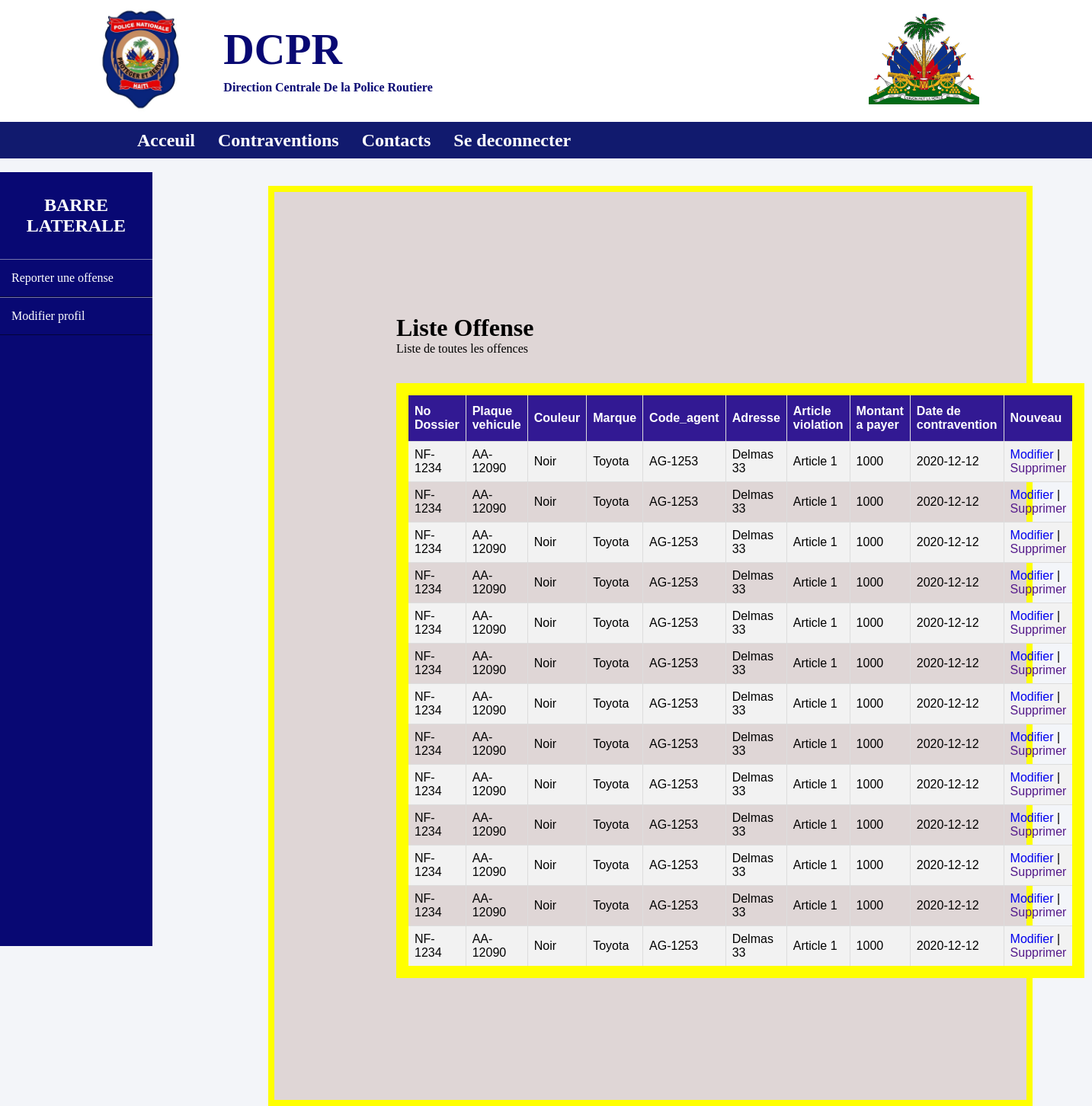
Screenshot of /listoffense.php with the database file from the repository.
### tables this page shows
CREATE TABLE `contravention` (
  `No_Fiche` int(11) NOT NULL,
  `No_Dossier` varchar(50) NOT NULL,
  `Plaque_vehicule` varchar(50) NOT NULL,
  `Couleur` varchar(50) NOT NULL,
  `Marque` varchar(50) NOT NULL,
  `Code_agent` varchar(50) NOT NULL,
  `Adresse` varchar(100) NOT NULL,
  `Article_violation` varchar(50) NOT NULL,
  `Montant_a_payer` float NOT NULL,
  `Date_contravention` date NOT NULL
);

### Contravention/contravention_queries.php (called while the page is built, shortened)
<?php
    function Select_contraventions()
    {
        $mysqli = use_mysqli();
        $sql = "SELECT * FROM contravention";
        $result = $mysqli -> query($sql);
        $tab = $result -> fetch_all(MYSQLI_ASSOC);
        return $tab;
    }
?>

### listoffense.php (the view, shortened to what this page needs)
<?php
     include("Page_gestion.php");
     include_once(__DIR__.'\Contravention\contravention_queries.php');
?>
<!DOCTYPE html>
<html lang="en">
<head>
    <link rel="stylesheet" type="text/css" href="listoffense.css">
</head>
<body>
  <div class="boxer">
    <h1>Liste Offense</h1>
    <p>Liste de toutes les offences</p>
    <br><br>
    <table>
        <tr>
          <th>No Dossier</th>
          <th>Plaque vehicule</th>
          <th>Couleur</th>
          <th>Marque</th>
          <th>Code_agent</th>
          <th>Adresse</th>
          <th>Article violation</th>
          <th>Montant a payer</th>
          <th> Date de contravention</th>
          <th><a href="./Contravention/contravention.php">Nouveau</a></th>
          <?php
               $tab= Select_contraventions();
               foreach($tab as $r){
                 ?>
                  <tr>
                    <td> <?php echo ($r['No_Dossier']); ?></td>
                    <td> <?php echo ($r['Plaque_vehicule']); ?></td>
                    <td> <?php echo ($r['Couleur']); ?></td>
                    <td> <?php echo ($r['Marque']); ?></td>
                    <td> <?php echo ($r['Code_agent']); ?></td>
                    <td> <?php echo ($r['Adresse']); ?></td>
                    <td> <?php echo ($r['Article_violation']); ?></td>
                    <td> <?php echo ($r['Montant_a_payer']); ?></td>
                    <td> <?php echo ($r['Date_contravention']); ?></td>
                    <td>
                      <a href="modifier.php?No_Fiche=<?php echo($r['No_Fiche']); ?>">Modifier</a> |
                      <a href="">Supprimer</a>
                    </td>
                  </tr>
                  <?php }?>
                </tr>
              </table>
            </div>
          </body>
</html>

### Page_gestion.php (shortened to what this page needs)
<!DOCTYPE html>
<html lang="en">
    <link rel="stylesheet" href="page_gestion.css">
    <link rel="stylesheet" href="replicanav_acceuil.css">
</head>
<body>
       <div class="header">
        <div class="center_element">
           <div class="police_logo">
               <img src="./images/Logo PNH.jpg" alt="police logo">
            </div>
            <div class="title1">
                <h2>
                    DCPR
                </h2>
                <span>
                    Direction Centrale De la Police Routiere
                </span>
            </div>
            <div class="armoirie">
                <img src="images/Armoirie1.jpg" alt="armoirie">
            </div>
        </div>
    </div>
    <div class="options1">
        <div class="center_element">
            <a href="./Acceuil.html">Acceuil</a>
            <a href="#">Contraventions</a>
            <a href="#">Contacts</a>
            <a href='./Log out.php" id="logout"'>Se deconnecter</a>
        </div>
    </div>
    <br>
        <div class="conteneur">
             <div class="barrelaterale">
                   <h2>Barre laterale</h2>
                   <ul>
                     <li><a href="../contravention.php"><ion-icon name="eye-outline"></ion-icon></i> Reporter une offense</a></li>
                     <li><a href="#"><ion-icon name="person-outline"></ion-icon></i> Modifier profil</a></li>
                   </ul>
             </div>
            </div>
</body>
</html>

### page_gestion.css (style rules this page uses)
* { margin: 0; padding: 0; box-sizing: border-box; list-style: none; text-decoration: none; }
body { background: #f3f5f9; }
.conteneur { margin-top: 0; display: flex; position: relative; }
.conteneur .barrelaterale { position: absolute; width: 200px; height: 70vmax; background: rgb(8, 8, 115);; padding: 30px 0; }
.conteneur .barrelaterale h2 { color: #fff; text-transform: uppercase; text-align: center; margin-bottom: 30px; }
.conteneur .barrelaterale ul li { padding: 15px; border-bottom: 1px solid rgba(0, 0, 0, 0.5); border-top: 1px solid rgba(225, 225, 225, 0.5); }
.conteneur .barrelaterale ul li a { color:white; display: block; }

### replicanav_acceuil.css (style rules this page uses)
.center_element { margin: 0% 7em 0% 7em; }
.header { display: flex; background-color: white; width: 100%; height: 10em; align-items: center; }
.police_logo { display: block; max-width: 15%; float: left; position: relative; z-index: 0; --height: 10em; }
.police_logo img { max-width: 80%; height: auto; }
.title1 { display: block; color: rgb(8, 8, 115); font-weight: bolder; float: left; }
.title1 h2 { font-size: 3.5em; margin-bottom: 0.15em; margin-top: 0.5em; }
.armoirie { display: block; max-width: 15%; float: right; position: relative; }
.armoirie img { max-width: 80%; height: auto; margin-top: 0.8em; }
.options1 { display: flex; background-color: rgb(17, 26, 110); --color: white ; font-size: 1.5em; height: 2em; align-items: center; }
.options1 a { font-weight: bolder; display: inline; padding: 0% 0.5em 0% 0.5em; text-decoration: none; color: white; }

### listoffense.css (style rules this page uses)
.boxer { background: rgb(223, 214, 214); display: flex; flex-direction: column; width: 70%; margin-left: 22em; padding: 10em 10em; justify-content: center; --align-items: center; --margin-bottom: 12em; border: yellow solid 0.5em; }
table { font-family: Arial, Helvetica, sans-serif; border-collapse: collapse; width: 80%; border: yellow Solid 1em; --margin-left: 18em; --margin-top: 12em; }
table td, table th { border: 1px solid #ddd; padding: 8px; }
table tr:nth-child(even) { background-color: #f2f2f2; }
table th { padding-top: 12px; padding-bottom: 12px; text-align: left; background-color: #321993; color: white; }
table th a { color: white; }
h1 { color: black; }

### rows the page displays
contravention: No_Dossier "NF-1234", Plaque_vehicule "AA-12090", Couleur "Noir", Marque "Toyota", Code_agent "AG-1253", Adresse "Delmas 33", Article_violation "Article 1", Montant_a_payer "1000", Date_contravention "2020-12-12"
contravention: No_Dossier "NF-1234", Plaque_vehicule "AA-12090", Couleur "Noir", Marque "Toyota", Code_agent "AG-1253", Adresse "Delmas 33", Article_violation "Article 1", Montant_a_payer "1000", Date_contravention "2020-12-12"
contravention: No_Dossier "NF-1234", Plaque_vehicule "AA-12090", Couleur "Noir", Marque "Toyota", Code_agent "AG-1253", Adresse "Delmas 33", Article_violation "Article 1", Montant_a_payer "1000", Date_contravention "2020-12-12"
contravention: No_Dossier "NF-1234", Plaque_vehicule "AA-12090", Couleur "Noir", Marque "Toyota", Code_agent "AG-1253", Adresse "Delmas 33", Article_violation "Article 1", Montant_a_payer "1000", Date_contravention "2020-12-12"
contravention: No_Dossier "NF-1234", Plaque_vehicule "AA-12090", Couleur "Noir", Marque "Toyota", Code_agent "AG-1253", Adresse "Delmas 33", Article_violation "Article 1", Montant_a_payer "1000", Date_contravention "2020-12-12"
contravention: No_Dossier "NF-1234", Plaque_vehicule "AA-12090", Couleur "Noir", Marque "Toyota", Code_agent "AG-1253", Adresse "Delmas 33", Article_violation "Article 1", Montant_a_payer "1000", Date_contravention "2020-12-12"
contravention: No_Dossier "NF-1234", Plaque_vehicule "AA-12090", Couleur "Noir", Marque "Toyota", Code_agent "AG-1253", Adresse "Delmas 33", Article_violation "Article 1", Montant_a_payer "1000", Date_contravention "2020-12-12"
contravention: No_Dossier "NF-1234", Plaque_vehicule "AA-12090", Couleur "Noir", Marque "Toyota", Code_agent "AG-1253", Adresse "Delmas 33", Article_violation "Article 1", Montant_a_payer "1000", Date_contravention "2020-12-12"
contravention: No_Dossier "NF-1234", Plaque_vehicule "AA-12090", Couleur "Noir", Marque "Toyota", Code_agent "AG-1253", Adresse "Delmas 33", Article_violation "Article 1", Montant_a_payer "1000", Date_contravention "2020-12-12"
contravention: No_Dossier "NF-1234", Plaque_vehicule "AA-12090", Couleur "Noir", Marque "Toyota", Code_agent "AG-1253", Adresse "Delmas 33", Article_violation "Article 1", Montant_a_payer "1000", Date_contravention "2020-12-12"
contravention: No_Dossier "NF-1234", Plaque_vehicule "AA-12090", Couleur "Noir", Marque "Toyota", Code_agent "AG-1253", Adresse "Delmas 33", Article_violation "Article 1", Montant_a_payer "1000", Date_contravention "2020-12-12"
contravention: No_Dossier "NF-1234", Plaque_vehicule "AA-12090", Couleur "Noir", Marque "Toyota", Code_agent "AG-1253", Adresse "Delmas 33", Article_violation "Article 1", Montant_a_payer "1000", Date_contravention "2020-12-12"
contravention: No_Dossier "NF-1234", Plaque_vehicule "AA-12090", Couleur "Noir", Marque "Toyota", Code_agent "AG-1253", Adresse "Delmas 33", Article_violation "Article 1", Montant_a_payer "1000", Date_contravention "2020-12-12"
